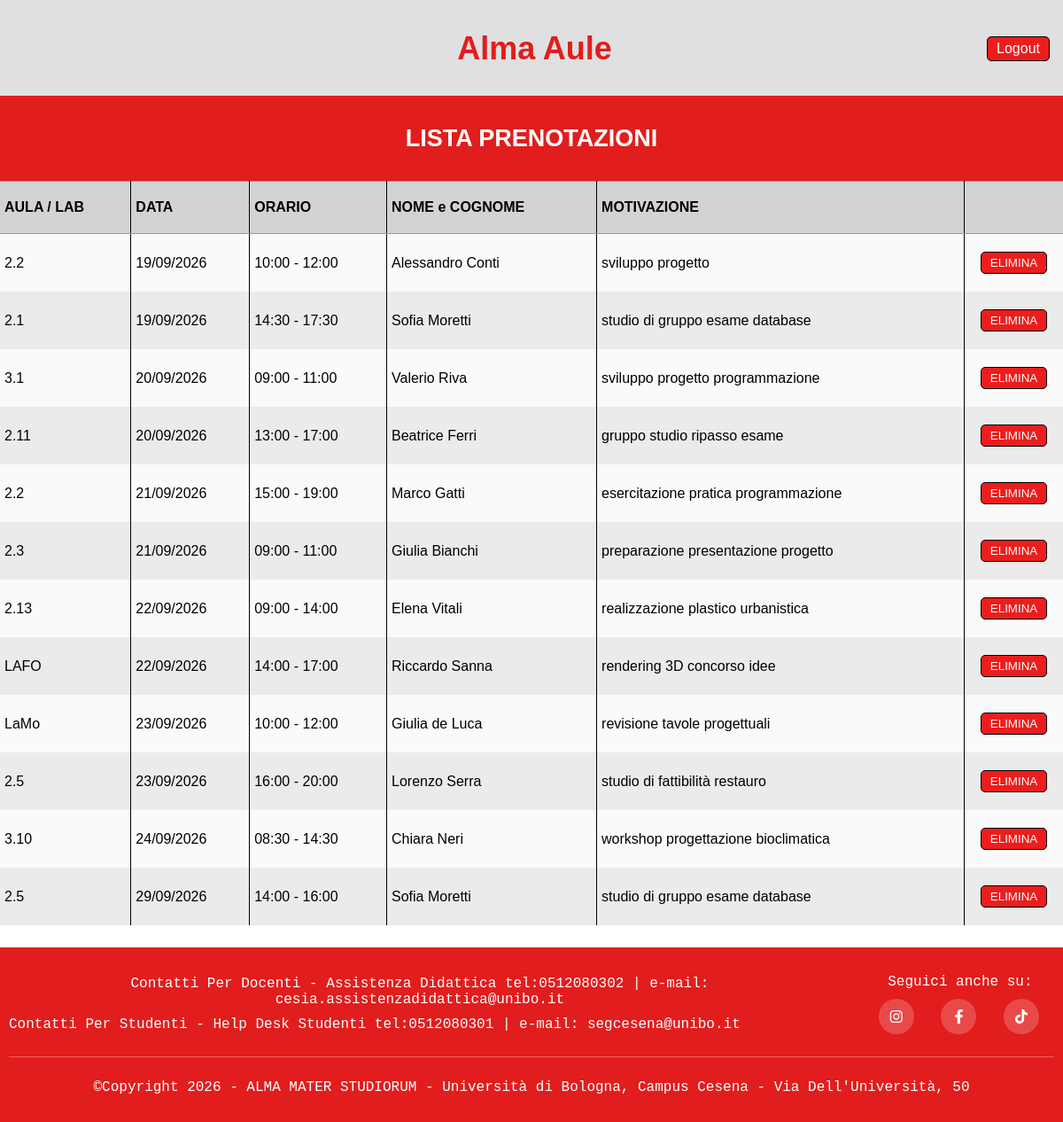
The page /listaPrenotazioni_admin.php (signed in) on the database as committed earlier.
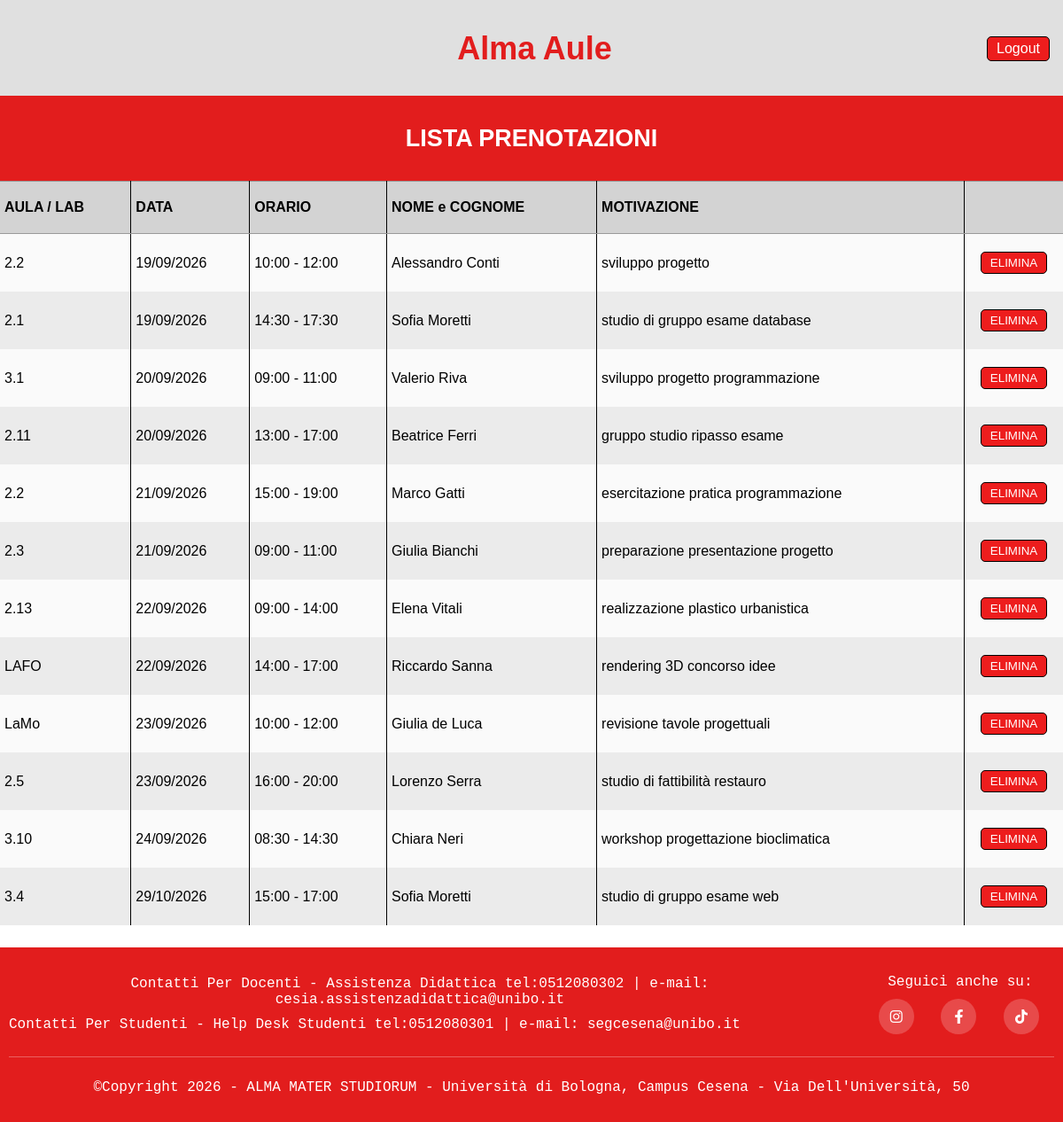
The same page on the database as committed later.
### tables this page shows
create table PRENOTAZIONE (
     codicePre int not null,
     nominativo char(20) not null,
     data date not null,
     oraInizio char(10) not null,
     durata int not null,
     motivazione char(100) not null,
     numeroLab char(5),
     numeroAula char(5),
     constraint ID_PRENOTAZIONE_ID primary key (codicePre));

### listaPrenotazioni_admin.php (called while the page is built, shortened)
<?php
require_once("bootstrap.php");
$templateParams["prenotazioni"] = $dbh->get_prenotazioni_admin();
$templateParams["header"] = "header_pagine.php";
$templateParams["footer"] = "footer.php";
require("template/listaPrenotazioni_admin_base.php");
?>

### db/database.php (called while the page is built, shortened)
<?php
class DatabaseHelper {
    private $db;
    public function __construct($servername, $username, $password, $dbname, $port){
        $this->db = new mysqli($servername, $username, $password, $dbname, $port);
    }
    public function get_prenotazioni_admin(){
        $stmt = $this->db->prepare("SELECT codicePre, nominativo, data, COALESCE(numeroLab, numeroAula) AS num, oraInizio, durata, motivazione
        FROM prenotazione");
        $stmt->execute();
        $result = $stmt->get_result();
        return $result->fetch_all(MYSQLI_ASSOC);
    }
}
?>

### bootstrap.php (called while the page is built, shortened)
<?php
require_once("db/database.php");
$dbh = new DatabaseHelper("127.0.0.1", "root", "", "Alma_aule_DB", 3306);
?>

### template/listaPrenotazioni_admin_base.php (the view, shortened to what this page needs)
<!DOCTYPE html>
<html lang="it">
<head>
    <link rel="stylesheet" type="text/css" href="./css/style.css" />
</head>
<body>
    <?php include($templateParams["header"]); ?>
    <div class="red-bar">
        <div class="subtitle">
            <h2>LISTA PRENOTAZIONI</h2>
        </div>
    </div>
    <main>
        <table class="table-prenotazioni-admin">
            <thead>
                <tr>
                    <th id="numero-aula-lab">AULA / LAB</th>
                    <th id="data-prenotazione">DATA</th>
                    <th id="ora-prenotazione">ORARIO</th>
                    <th id="nominativo-prenotazione">NOME e COGNOME</th>
                    <th id="motivazione-prenotazione">MOTIVAZIONE</th>
                    <th id="sezione-elimina"></th>
                </tr>
            </thead>
            <tbody>
                <?php if(empty($templateParams["prenotazioni"])): ?>
                    <tr>
                        <td colspan="6">Nessuna prenotazione in programma.</td>
                    </tr>
                <?php else:
                    foreach($templateParams["prenotazioni"] as $prenotazione):
                    $dataFormattata = date("d/m/Y", strtotime($prenotazione["data"])); ?>
                    <tr>
                        <td headers="numero-aula-lab"><?php echo $prenotazione["num"]; ?></td>
                        <td headers="data-prenotazione"><?php echo $dataFormattata; ?></td>
                        <td headers="ora-prenotazione"><?php $oraInizio = date("H:i", strtotime($prenotazione["oraInizio"])); echo $oraInizio; ?> -
                        <?php $date = new DateTime($prenotazione["oraInizio"]);
                            $date->modify("+{$prenotazione["durata"]} minutes");
                            $oraFine = $date->format('H:i');
                            echo $oraFine;
                        ?></td>
                        <td headers="nominativo-prenotazione"><?php echo $prenotazione["nominativo"] ?></td>
                        <td headers="motivazione-prenotazione"><?php echo $prenotazione["motivazione"] ?></td>
                        <td headers="sezione-elimina">
                            <button class="button-elimina-prenotazione" data-id="<?php echo $prenotazione["codicePre"]; ?>">ELIMINA</button>
                        </td>
                    </tr>
                    <?php endforeach;
                endif; ?>
            </tbody>
        </table>
    </main>
    <?php include($templateParams["footer"]); ?>
</body>

### template/header_pagine.php (shortened to what this page needs)
<header>
    <div class="logo">
    </div>
    <div class="title">
        <h1>Alma Aule</h1>
    </div>
    <div class="logout-pc">
        <a href="index.php">Logout</a>
    </div>
</header>

### template/footer.php (shortened to what this page needs)
<link rel="stylesheet" href="https://cdnjs.cloudflare.com/ajax/libs/font-awesome/6.0.0/css/all.min.css">
<footer>
        <div class="contatti">
                <p>Contatti Per Docenti - Assistenza Didattica tel:0512080302 | e-mail: cesia.assistenzadidattica@unibo.it</p>
                <p>Contatti Per Studenti - Help Desk Studenti tel:0512080301 | e-mail: segcesena@unibo.it</p>
        </div>
        <div class="social">
                <p>Seguici anche su:</p>
                <div class="icone">
                        <a href="https://instagram.com" title="Seguici su Instagram">
                                <i class="fab fa-instagram" aria-hidden="true"></i>
                        </a>
                        <a href="https://www.facebook.com" title="Seguici su Facebook">
                                <i class="fab fa-facebook-f" aria-hidden="true"></i>
                        </a>
                        <a href="https://tiktok.com" title="Seguici su Tik Tok">
                                <i class="fab fa-tiktok" aria-hidden="true"></i>
                        </a>
                </div>
	</div>
        <p>©Copyright 2026 - ALMA MATER STUDIORUM - Università di Bologna, Campus Cesena - Via Dell'Università, 50</p>
</footer>

### css/style.css (style rules this page uses)
header { display: flex; background-color: rgb(224, 224, 224); width: 100%; padding: 10px 0 8px; }
body { display: flex; flex-direction: column; min-height: 100vh; margin: 0; }
main { flex-grow: 1; }
footer { background-color: #e21d1d; color: #fff; font-family: 'Courier New', Courier, monospace; padding: 20px 0; display: flex; flex-direction: column; align-items: center; text-align: center; }
footer p { margin: 10px; }
footer > p:last-child { width: 100%; text-align: center; margin-top: 15px; border-top: 1px solid rgba(255,255,255,0.3); padding-top: 25px; }
.contatti, .social { display: flex; flex-direction: column; }
.contatti { text-align: center; }
.social { text-align: center; align-items: center; margin-top: 18px; }
.contatti p { margin: 5px 10px; }
.social p { text-align: center; width: 100%; }
.social i { margin-top: 12px; }
.social a { display: inline-block; height: 40px; width: 40px; background-color:rgba(255,255,255,0.2); margin: 0 12px 10px 9px; border-radius: 50%; color:white; transition: all 0.2s ease; }
.logo, .title, .login, .logout-pc, .subtitle, .add-container, .spacer, .back-container, .menu-container { display: flex; align-items: center; }
.logo, .spacer { width: 25%; padding-left: 10px; justify-content: flex-start; box-sizing: border-box; }
.title, .subtitle { width: 50%; justify-content: center; font-size: 14px; }
h1 { color: #e21d1d; font-family: 'Lucida Sans', sans-serif; margin-left: 7px; }
.login, .logout-pc, .menu-container, .add-container, .back-container { width: 25%; padding-right: 14px; justify-content: flex-end; box-sizing: border-box; }
.menu-pc, .logout-pc { display: none; }
.login a, .logout-pc a, .conferma-login, .button-annulla-prenotazione, .button-elimina-prenotazione { color: #ffffff; text-decoration: none; background-color: #ed1d1d; border-radius: 5px; padding: 4px 10px; font-family: 'Lucida Sans', sans-serif; border: 1px solid #000; }
table { width: 100%; font-family: 'Lucida Sans', sans-serif; border-spacing: 0; border-collapse: collapse; min-width: auto; margin-bottom: 25px; }
.table-prenotazioni-studente td:nth-child(-n+4):not(:last-child), .table-prenotazioni-studente th:nth-child(-n+4):not(:last-child), .table-prenotazioni-admin td:nth-child(-n+6):not(:last-child), .table-prenotazioni-admin th:nth-child(-n+6):not(:last-child), .table-eventi-admin td:nth-child(-n+4):not(:last-child), .table-eventi-admin th:nth-child(-n+4):not(:last-child), .table-cerca td:nth-child(-n+3):not(:last-child), .table-cerca th:nth-child(-n+3):not(:last-child) { border-right: 1px solid #000; }
table tr:nth-child(even) { background-color: #ebebeb; }
table tr:nth-child(odd) { background-color: #fafafa; }
table tr th { background-color: #d3d3d3; color: black; text-align: left; padding: 20px 5px; border-bottom: 1px solid #999; border-top: 1px solid #999; }
table tr td { color: black; text-align: left; padding: 20px 5px; }
.table-prenotazioni-studente tr td:last-child, .table-prenotazioni-admin tr td:last-child { text-align: center; padding: 20px 0; }
.red-bar { background-color: #e21d1d; display: flex; width: 100%; align-items: center; padding: 10px 0; }
.subtitle { color: #ffffff; font-family: 'Lucida Sans', sans-serif; text-align: center; }
@media screen and (min-width: 768px) { .title, .subtitle { font-size: 18px; } }
@media screen and (min-width: 768px) { .logout-pc { display: flex !important; } }
@media screen and (min-width: 768px) { .login, .logout-pc, .add-container, .back-container, .btn-event-container { padding-right: 20px; } }
@media screen and (min-width: 768px) { .login a, .logout-pc, .conferma-login, .button-annulla-prenotazione, .button-elimina-prenotaizone { padding: 5px 15px; } }
@media screen and (min-width: 768px) { footer { display: flex; flex-direction: row; flex-wrap: wrap; justify-content: space-between; align-items: center; } }
@media screen and (min-width: 768px) { .contatti { display: flex; flex-direction: column; align-items: flex-start; flex: 1; min-width: 0; } }
@media screen and (min-width: 768px) { .social { display: flex; flex-direction: column; align-items: center; text-align: center; flex-shrink: 0; padding-right: 15px; margin-left: 35px; margin-top: 0; } }

Rows that differ between the two databases and show on the page:
removed prenotazione: num "2.5", data "29/09/2026", oraInizio "14:00", oraFine "16:00", nominativo "Sofia Moretti", motivazione "studio di gruppo esame database"
added prenotazione: num "3.4", data "29/10/2026", oraInizio "15:00", oraFine "17:00", nominativo "Sofia Moretti", motivazione "studio di gruppo esame web"
